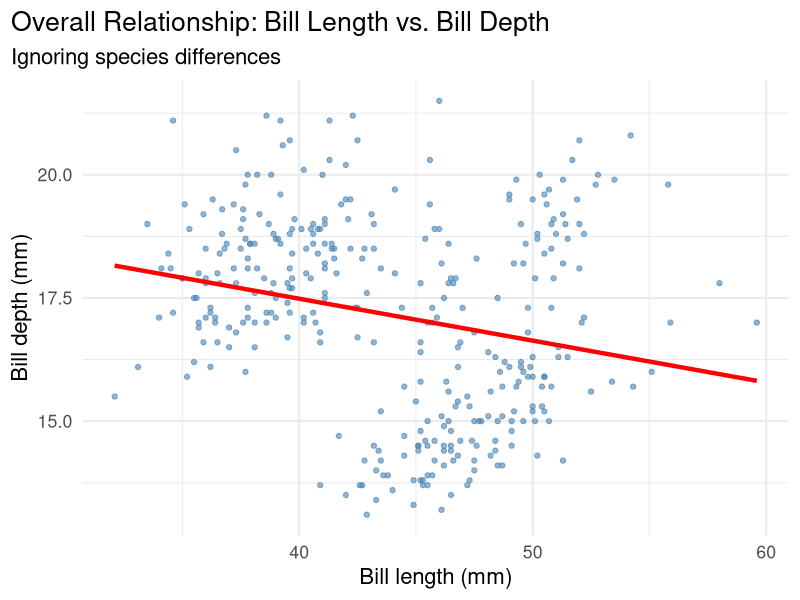
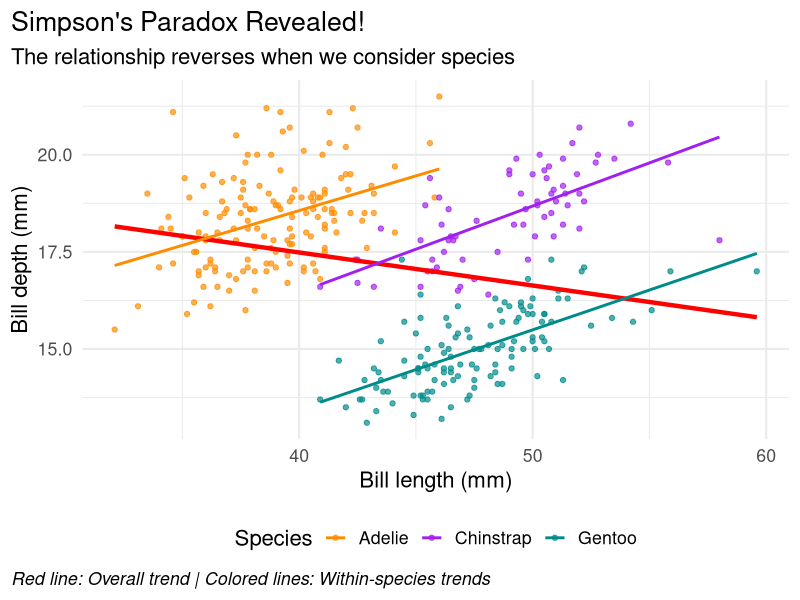
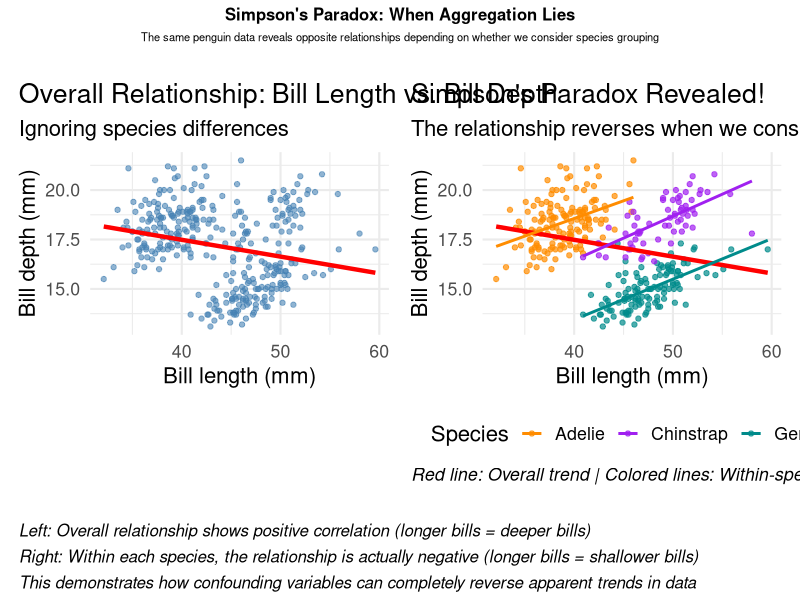

These charts were generated, in order, by the following R code:
## ---- chunk 1
#| message: false
#| warning: false
# Set CRAN mirror for package installation
options(repos = c(CRAN = "https://cran.rstudio.com/"))

# Install required packages if not already installed
if (!require(patchwork, quietly = TRUE)) {
  install.packages("patchwork")
  library(patchwork)
}

library(ggplot2)
library(palmerpenguins)
data(penguins)
## ---- chunk 2
#| message: false
#| warning: false
plot1 <- ggplot(data = penguins,
        aes(x = bill_length_mm,
        y = bill_depth_mm)) +
  theme_minimal(16) +
  geom_point(alpha = 0.6, color = "steelblue") +
  labs(title = "Overall Relationship: Bill Length vs. Bill Depth",
       subtitle = "Ignoring species differences",
       x = "Bill length (mm)",
       y = "Bill depth (mm)") +
  theme(plot.title.position = "plot",
        plot.caption = element_text(hjust = 0, face= "italic"),
        plot.caption.position = "plot") +
  geom_smooth(method = "lm", se = FALSE, color = "red", linewidth = 1.5)

plot1
## ---- chunk 3
#| message: false
#| warning: false
#| eval: true
#| fig-cap: "Simpson's Paradox Revealed: Overall vs. Species-Specific Relationships"

plot2 <- ggplot(data = penguins,
       aes(x = bill_length_mm,
           y = bill_depth_mm,
           color = species)) +
  theme_minimal(16) +
  geom_point(alpha = 0.7) +
  scale_color_manual(values = c("darkorange","purple","cyan4"),
                     name = "Species") +
  labs(title = "Simpson's Paradox Revealed!",
       subtitle = "The relationship reverses when we consider species",
       x = "Bill length (mm)",
       y = "Bill depth (mm)",
       caption = "Red line: Overall trend | Colored lines: Within-species trends") +
  theme(plot.title.position = "plot",
        plot.caption = element_text(hjust = 0, face = "italic"),
        plot.caption.position = "plot",
        legend.position = "bottom") +
  # Overall trend (ignoring species)
  geom_smooth(method = "lm", se = FALSE, color = "red", 
              linewidth = 1.5, alpha = 0.8) +
  # Species-specific trends
  geom_smooth(method = "lm", se = FALSE, linewidth = 1)

plot2
## ---- chunk 4
#| message: false
#| warning: false
#| fig-cap: "Simpson's Paradox: The Same Data, Two Different Stories"

# Create the side-by-side comparison using patchwork
comparison_plot <- (plot1 | plot2) +
  plot_annotation(
    title = "Simpson's Paradox: When Aggregation Lies",
    subtitle = "The same penguin data reveals opposite relationships depending on whether we consider species grouping",
    caption = "Left: Overall relationship shows positive correlation (longer bills = deeper bills)\nRight: Within each species, the relationship is actually negative (longer bills = shallower bills)\nThis demonstrates how confounding variables can completely reverse apparent trends in data",
    theme = theme(
      plot.title = element_text(size = 12, face = "bold", hjust = 0.5),
      plot.subtitle = element_text(size = 8, hjust = 0.5, margin = margin(b = 20)),
      plot.caption = element_text(size = 12, hjust = 0, face = "italic", 
                                 margin = margin(t = 20), lineheight = 1.3)
    )
  )

comparison_plot
